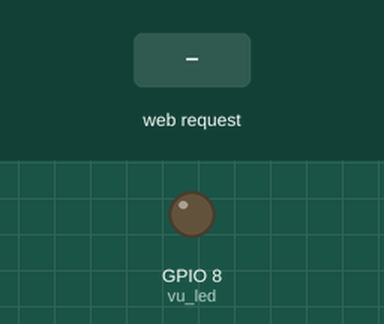
Simulated run of this sketch. Board: ESP8266 (NodeMCU). Shown: output pins drawn as LEDs (lit = HIGH). Inputs (shaded band) come from the test bench. WiFi joins after 1.5 s; servers stay silent unless stated; what the sketch prints to the serial monitor is not drawn.

Above: at 2.7 s.
2.8 s: HTTP request GET /led?state=on received
At 3.3 s:
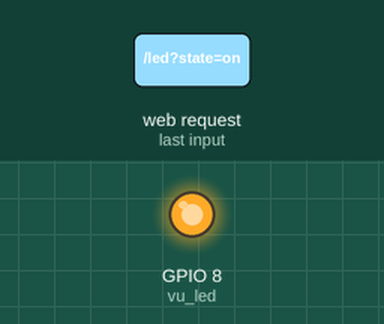
4.5 s: HTTP request GET /led?state=off received
At 5.6 s:
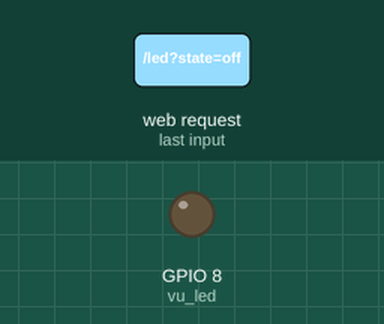
Timing chart, 0 to 7.5 s (numbered marks = the images above; inputs shaded):
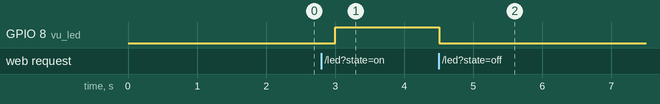

The sketch:

html_temp.ino
```cpp
#include <ESP8266WiFi.h>
#include <ESP8266mDNS.h>
#include <WiFiClientSecure.h>
#include <ESP8266WebServer.h>
#include <OneWire.h>
#include <DallasTemperature.h>

const char* ssid = "TP-Link_1154";
const char* password = "88814766";

// Create an instance of the server
ESP8266WebServer server(80);

// Voltage sensor pin
const int sensorPin = A0;

#define ONE_WIRE_BUS 2
OneWire oneWire(ONE_WIRE_BUS);
DallasTemperature sensors(&oneWire);

// uv led
#define vu_led 8

// Store the HTML content in program memory
const char webpage[] PROGMEM = R"=====(

<!DOCTYPE html>
<html lang="en">
<head>
    <meta charset="UTF-8">
    <meta name="viewport" content="width=device-width, initial-scale=1.0">
    <title>Temperature Control</title>
    <style>
        body {
            display: flex;
            justify-content: center;
            align-items: center;
            height: 100vh;
            margin: 0;
            font-family: Arial, sans-serif;
            background-color: #f0f0f0;
        }

        .container {
            width: 300px;
            background-color: #fff;
            border-radius: 20px;
            box-shadow: 0 0 20px rgba(0, 0, 0, 0.1);
            text-align: center;
            padding: 20px;
        }

        .header {
            display: flex;
            justify-content: center;
            align-items: center;
            position: relative;
        }

        .header h2 {
            margin: 0;
            font-size: 18px;
        }

        .temp-display {
            margin: 20px 0;
            position: relative;
        }

        .circle {
            width: 150px;
            height: 150px;
            border-radius: 50%;
            background: linear-gradient(135deg, #4facfe 0%, #00f2fe 100%);
            display: flex;
            justify-content: center;
            align-items: center;
            margin: 0 auto;
            position: relative;
        }

        .temp {
            font-size: 48px;
            color: #fff;
            position: absolute;
        }

        .temp-info {
            display: flex;
            justify-content: space-around;
        }

        .temp-info .value {
            font-size: 18px;
            color: #333;
        }

        .box {
            margin: 0 8px;
            padding: 18px 10px;
            border-radius: 12px;
            background-image: -o-linear-gradient(135deg, #f0f1fa, #f7f8fd);
            box-shadow: 4px 4px 8px rgba(0,0,0,0.08), -4px -4px 4px #ffffff;
            text-align: center;
            border: 2px solid #4CAF50;
        }

        .button-link {
            display: inline-block;
            padding: 10px 20px;
            border-radius: 12px;
            background-color: #ffffff;
            color: rgb(0, 0, 0);
            text-decoration: none;
            font-size: 20px;
            transition: background-color 0.3s;
        }

        .fr {
            margin: 0 8px;
            padding: 18px 10px;
            border-radius: 12px;
            background-image: -o-linear-gradient(135deg, #f0f1fa, #f7f8fd);
            box-shadow: 4px 4px 8px rgba(0,0,0,0.08), -4px -4px 4px #ffffff;
            text-align: center;
        }

        .led-controls {
            margin-top: 20px;
        }

        .led-controls button {
            padding: 10px 20px;
            font-size: 16px;
            margin: 5px;
            border-radius: 12px;
            border: none;
            cursor: pointer;
            color: #fff;
        }

        .led-on {
            background-color: #4CAF50;
        }

        .led-off {
            background-color: #f44336;
        }
    </style>
</head>
<body>
    <div class="container">
        <div class="header">
            <h2>iot fridge</h2>
        </div>

        <div class="temp-display">
            <div class="circle">
                <span class="temp" id="tempValue"><p><strong>Loading...</strong></p></span>
            </div>
        </div>

        <div class="temp-info">
            <div class="fr">Voltage<br><span class="value" id="voltageValue">Loading...</span></div>
        </div>

        <div class="led-controls">
            <button class="led-on" onclick="toggleLED('on')">Turn On UV LED</button>
            <button class="led-off" onclick="toggleLED('off')">Turn Off UV LED</button>
        </div>
    </div>

    <script>
        // Function to fetch temperature and voltage data from the server
        function fetchData() {
            fetch('/temperature')
            .then(response => response.json())
            .then(data => {
                document.getElementById('tempValue').innerHTML = "<p><strong>" + data.temperature + " &deg;C</strong></p>";
                document.getElementById('voltageValue').innerText = data.voltage + "V";
            })
            .catch(error => console.error('Error:', error));
        }

        // Function to toggle LED state
        function toggleLED(state) {
            fetch('/led?state=' + state)
            .then(response => {
                if (response.ok) {
                    alert('UV LED turned ' + state);
                } else {
                    alert('Failed to toggle LED');
                }
            })
            .catch(error => console.error('Error:', error));
        }

        // Refresh data every 2 seconds
        setInterval(fetchData, 2000);

        // Initial fetch
        fetchData();
    </script>
</body>
</html>


)=====";

void handleRoot() {
  server.send(200, "text/html", webpage);
}

void handleTemperature() {
  sensors.requestTemperatures();
  float temperatureC = sensors.getTempCByIndex(0);

  int sensorValue = analogRead(sensorPin);
  float voltage = sensorValue * (3.3 / 1023.0);

  String data = "{\"temperature\":" + String(temperatureC) + ", \"voltage\":" + String(voltage) + "}";
  server.send(200, "application/json", data);
}
void handleLED() {
  String state = server.arg("state");
  if (state == "on") {
    digitalWrite(vu_led, HIGH);
    server.send(200, "text/plain", "LED is ON");
  } else if (state == "off") {
    digitalWrite(vu_led, LOW);
    server.send(200, "text/plain", "LED is OFF");
  } else {
    server.send(400, "text/plain", "Invalid State");
  }
}


void setup() {
  Serial.begin(115200);

  WiFi.mode(WIFI_STA);
  WiFi.begin(ssid, password);

  while (WiFi.status() != WL_CONNECTED) {
    Serial.print(".");
    delay(500);
  }
  Serial.println("");
  Serial.println("WiFi connected");
  Serial.print("IP address: ");
  Serial.println(WiFi.localIP());

  // Set LED pin mode
  pinMode(vu_led, OUTPUT);
  digitalWrite(vu_led, LOW); // Start with the LED off

  // Define the root handler
  server.on("/", handleRoot);

  // Define the temperature handler
  server.on("/temperature", handleTemperature);

  // Define the LED control handler
  server.on("/led", handleLED);

  // Start the server
  server.begin();
  Serial.println("HTTP server started");
}

void loop() {
  server.handleClient();
  delay(500);
}
```

Measured:
- after the input at 2.8 s, GPIO 8 (vu_led): LOW → HIGH after 0.20 s
- after the input at 4.5 s, GPIO 8 (vu_led): HIGH → LOW at once
